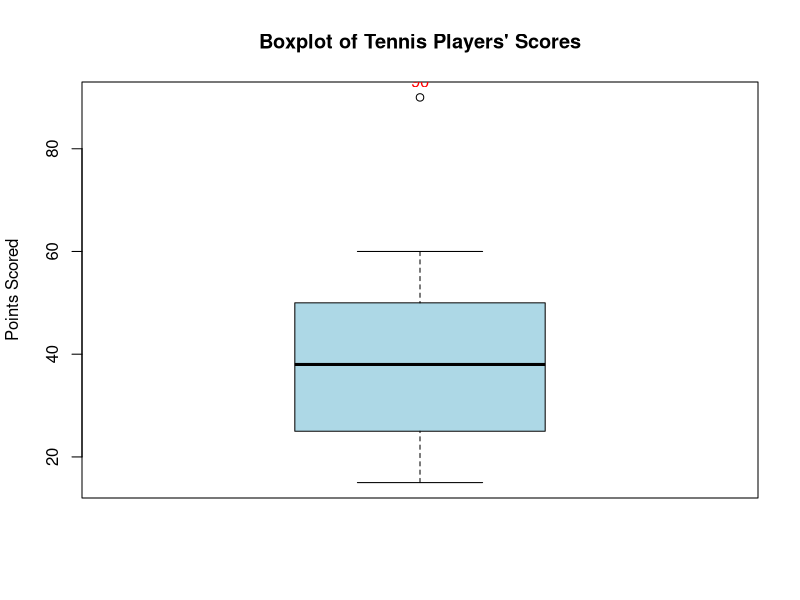

The R source for this figure:
tennis_scores <- c(15, 18, 22, 25, 30, 34, 36, 40, 42, 45, 50, 55, 60, 90)  # 90 is an outlier
boxplot(tennis_scores, col="lightblue",
        main="Boxplot of Tennis Players' Scores",
        ylab="Points Scored")
outlier_points <- boxplot.stats(tennis_scores)$out
text(rep(1, length(outlier_points)), outlier_points, labels=outlier_points, pos=3, col="red")
